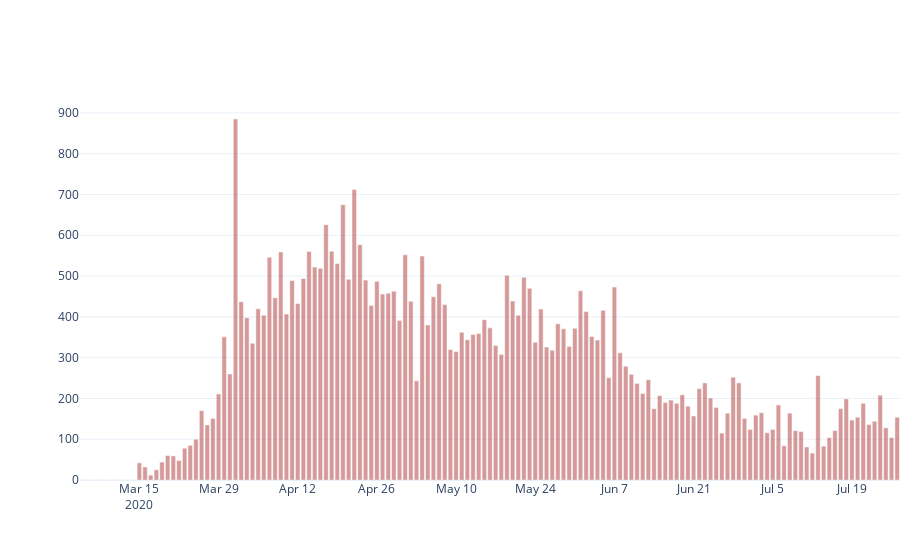

The cell this chart's notebook holds for it:
### Markdown cell above
## Positive Tests

### Code cell
plots.positives(result)

### Figure 1 — Plotly figure (JSON) as saved in the notebook; plotly's stock layout.template omitted (floating-point values rounded to 4 significant figures; data arrays with more than 128 entries replaced by an {"elided": "..."} marker saying what was removed)
{"data": [{"marker": {"color": "rgba(150, 0, 0, .4)"}, "type": "bar", "x": {"elided": "145 str values"}, "y": {"elided": "145 int values"}}], "layout": {"hovermode": "x", "margin": {"r": 0}, "xaxis": {"fixedrange": true}, "yaxis": {"fixedrange": true}}}
